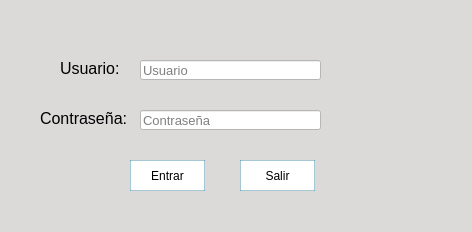
<?xml version="1.0" encoding="UTF-8"?>
<ui version="4.0">
 <class>MainWindow</class>
 <widget class="QMainWindow" name="MainWindow">
  <property name="geometry">
   <rect>
    <x>0</x>
    <y>0</y>
    <width>472</width>
    <height>232</height>
   </rect>
  </property>
  <property name="windowTitle">
   <string>MainWindow</string>
  </property>
  <property name="styleSheet">
   <string notr="true">background-color: rgb(220, 217, 217);</string>
  </property>
  <widget class="QWidget" name="centralwidget">
   <widget class="QLabel" name="usuario">
    <property name="geometry">
     <rect>
      <x>60</x>
      <y>60</y>
      <width>61</width>
      <height>16</height>
     </rect>
    </property>
    <property name="font">
     <font>
      <pointsize>12</pointsize>
     </font>
    </property>
    <property name="text">
     <string>Usuario:</string>
    </property>
   </widget>
   <widget class="QLabel" name="contrasenia">
    <property name="geometry">
     <rect>
      <x>40</x>
      <y>110</y>
      <width>91</width>
      <height>16</height>
     </rect>
    </property>
    <property name="font">
     <font>
      <pointsize>12</pointsize>
     </font>
    </property>
    <property name="text">
     <string>Contraseña:</string>
    </property>
   </widget>
   <widget class="QLineEdit" name="ingresar_usuario">
    <property name="geometry">
     <rect>
      <x>140</x>
      <y>60</y>
      <width>181</width>
      <height>20</height>
     </rect>
    </property>
    <property name="font">
     <font>
      <pointsize>10</pointsize>
     </font>
    </property>
    <property name="styleSheet">
     <string notr="true">background-color: rgb(255, 255, 255);</string>
    </property>
    <property name="text">
     <string/>
    </property>
    <property name="placeholderText">
     <string>Usuario</string>
    </property>
   </widget>
   <widget class="QLineEdit" name="Ingresar_contrasenia">
    <property name="geometry">
     <rect>
      <x>140</x>
      <y>110</y>
      <width>181</width>
      <height>20</height>
     </rect>
    </property>
    <property name="font">
     <font>
      <pointsize>10</pointsize>
     </font>
    </property>
    <property name="styleSheet">
     <string notr="true">background-color: rgb(255, 255, 255);</string>
    </property>
    <property name="echoMode">
     <enum>QLineEdit::Password</enum>
    </property>
    <property name="placeholderText">
     <string>Contraseña</string>
    </property>
   </widget>
   <widget class="QPushButton" name="pushButton">
    <property name="geometry">
     <rect>
      <x>130</x>
      <y>160</y>
      <width>75</width>
      <height>31</height>
     </rect>
    </property>
    <property name="styleSheet">
     <string notr="true">QPushButton{
border: 1px solid rgba(28, 114, 147, 100);
selection-background-color: rgb(151, 226, 243);
background-color: rgb(255, 255, 255);
}

QPushButton:hover{
background-color:rgb(151, 226, 243);
}</string>
    </property>
    <property name="text">
     <string>Entrar</string>
    </property>
   </widget>
   <widget class="QPushButton" name="pushButton_2">
    <property name="geometry">
     <rect>
      <x>240</x>
      <y>160</y>
      <width>75</width>
      <height>31</height>
     </rect>
    </property>
    <property name="styleSheet">
     <string notr="true">QPushButton{
border: 1px solid rgba(28, 114, 147, 100);
selection-background-color: rgb(151, 226, 243);
background-color: rgb(255, 255, 255);
}

QPushButton:hover{
background-color:rgb(151, 226, 243);
}</string>
    </property>
    <property name="text">
     <string>Salir</string>
    </property>
   </widget>
   <widget class="QLabel" name="logo">
    <property name="geometry">
     <rect>
      <x>330</x>
      <y>40</y>
      <width>161</width>
      <height>141</height>
     </rect>
    </property>
    <property name="styleSheet">
     <string notr="true">border-image: url(:/imagen/2.png);</string>
    </property>
    <property name="text">
     <string/>
    </property>
    <property name="pixmap">
     <pixmap resource="../assets/iconos/iconos.qrc">:/iconos/2.png</pixmap>
    </property>
    <property name="scaledContents">
     <bool>true</bool>
    </property>
    <property name="wordWrap">
     <bool>false</bool>
    </property>
   </widget>
  </widget>
 </widget>
 <resources>
  <include location="../assets/iconos/iconos.qrc"/>
 </resources>
 <connections/>
</ui>
